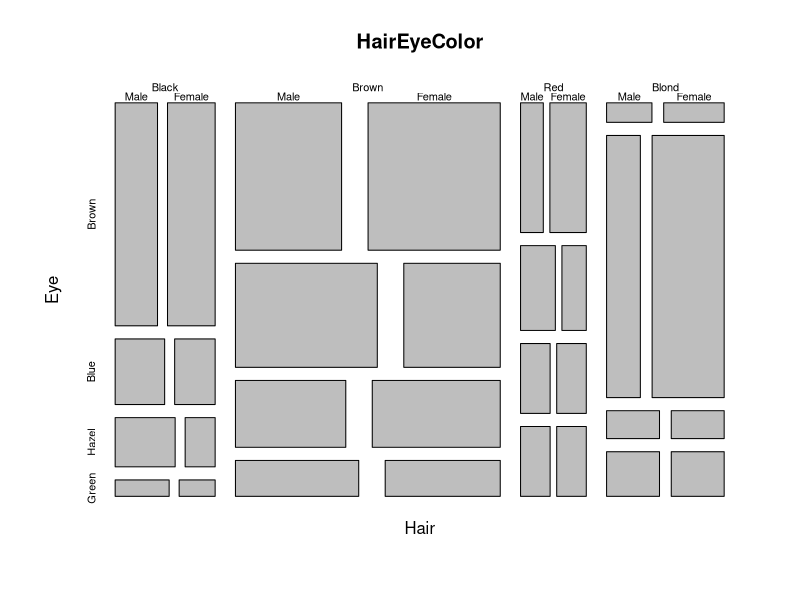
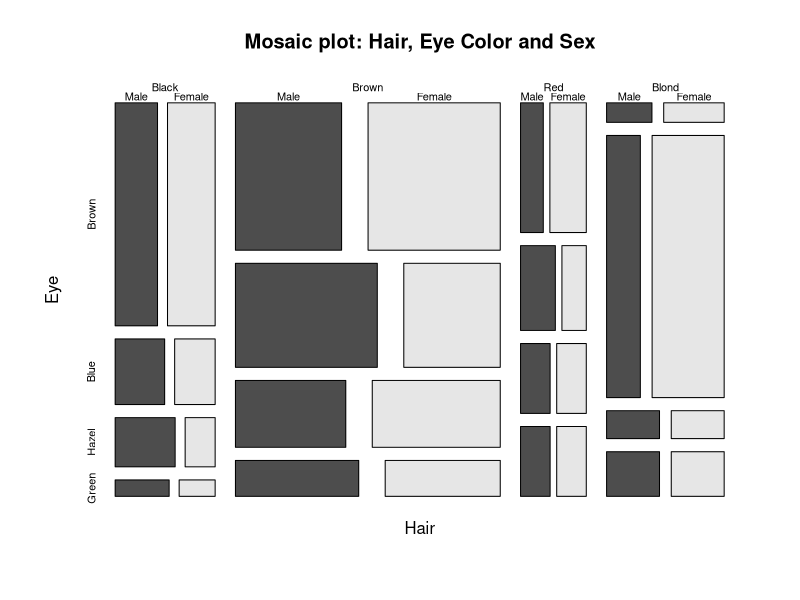
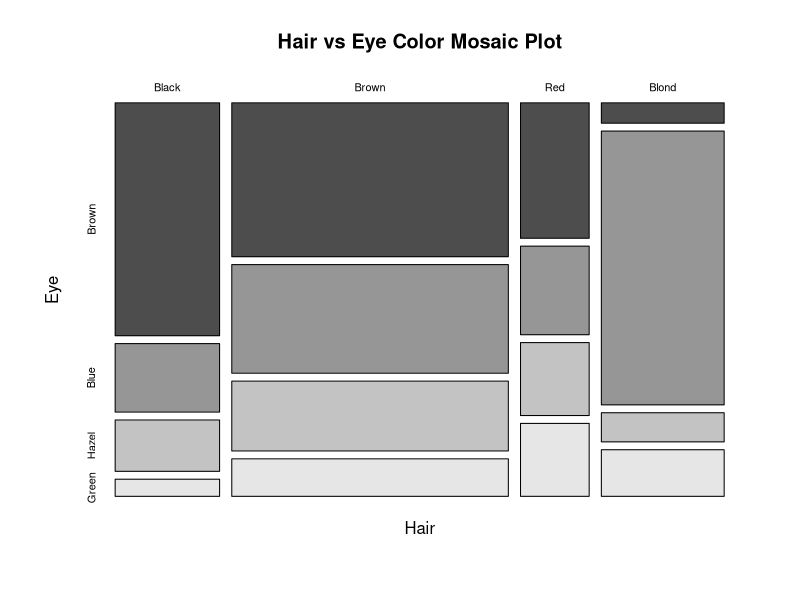
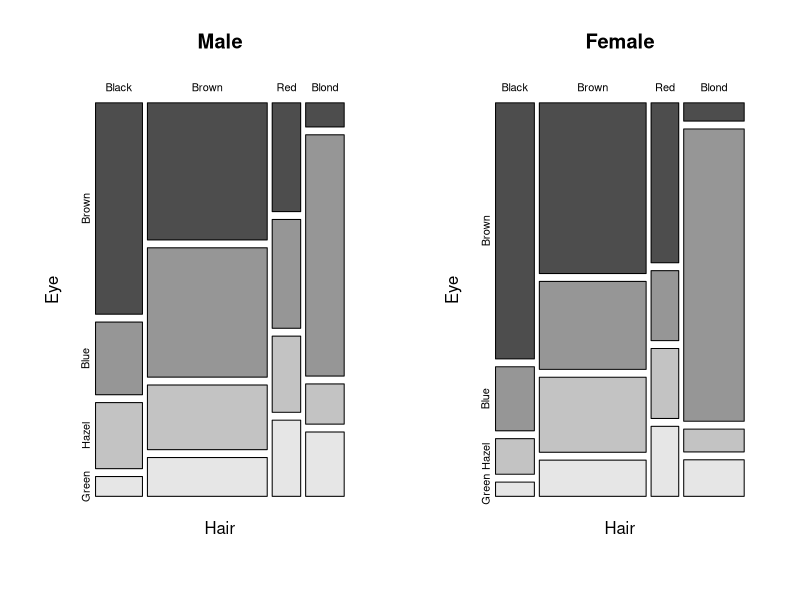
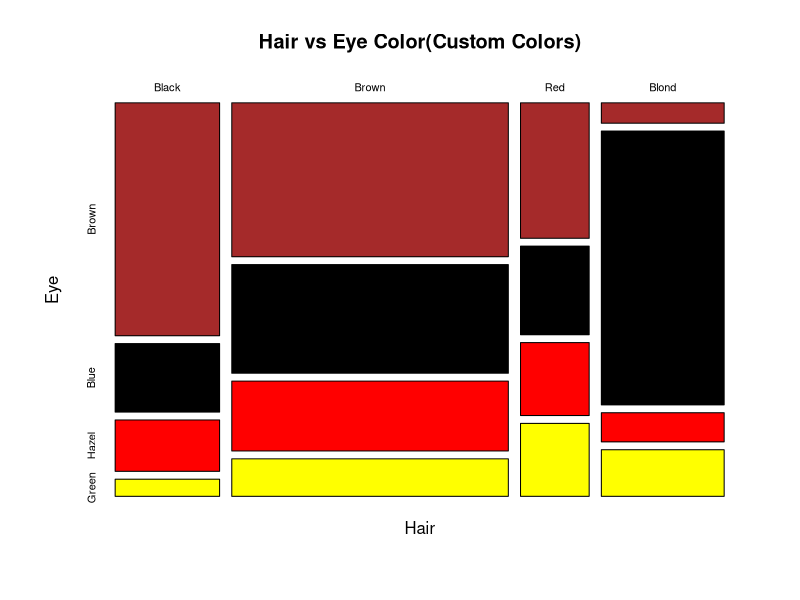
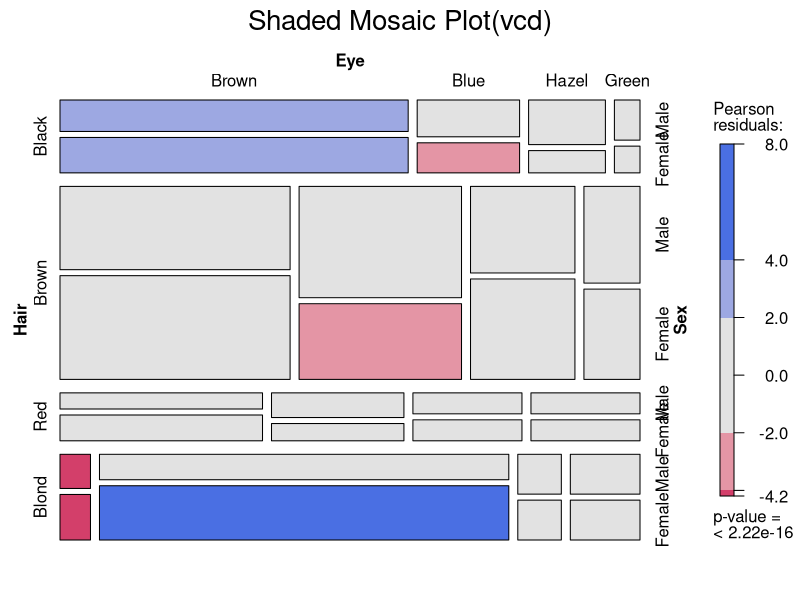
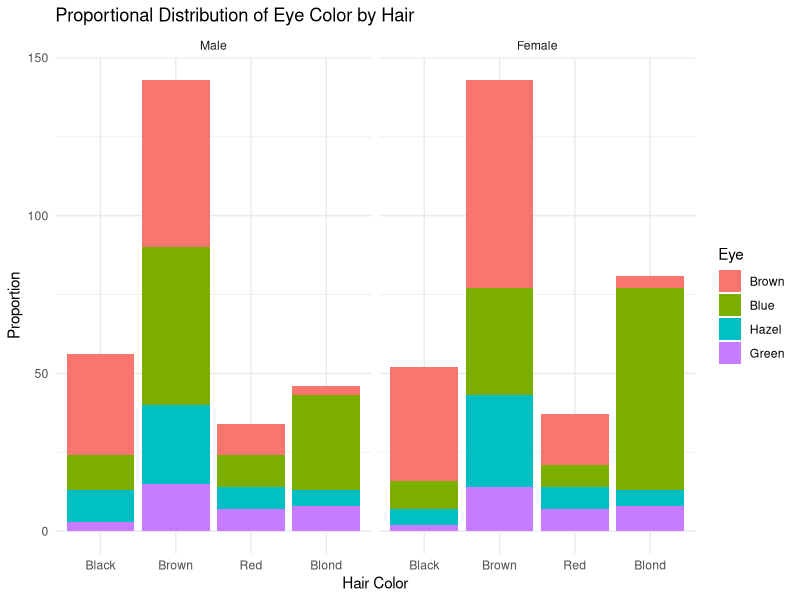
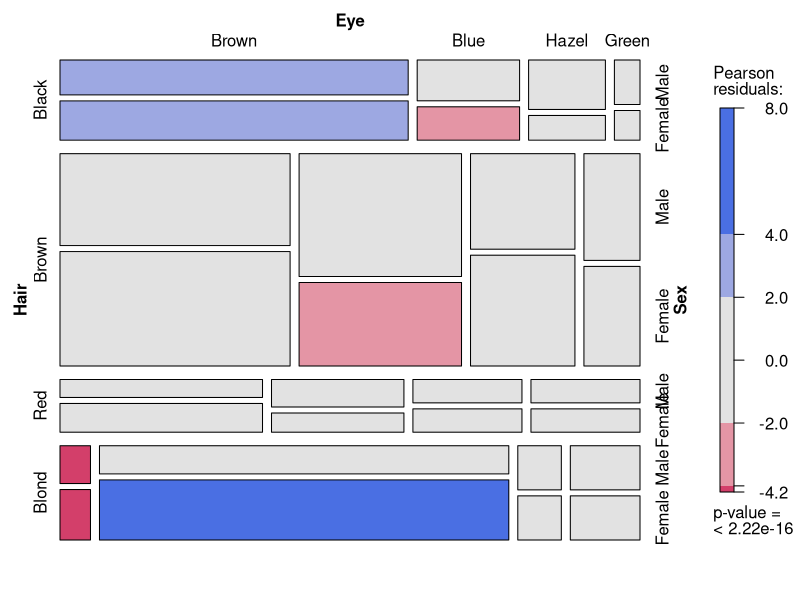

Recreate these plots in R, in order.
data(HairEyeColor)
str(HairEyeColor)

View(HairEyeColor)
?HairEyeColor

mosaicplot(HairEyeColor)


mosaicplot(HairEyeColor,main="Mosaic plot: Hair, Eye Color and Sex",color=TRUE)

HairEye2D <- margin.table(HairEyeColor,c(1,2))
mosaicplot(HairEye2D,main="Hair vs Eye Color Mosaic Plot",color=TRUE)

par(mfrow=c(1,2))
mosaicplot(HairEyeColor[,,"Male"], main="Male",color=TRUE)
mosaicplot(HairEyeColor[,,"Female"],main="Female",color=TRUE)
par(mfrow=c(1,1))

mosaicplot(HairEye2D,col=c("brown","black","red","yellow"),main="Hair vs Eye Color(Custom Colors)")

install.packages("vcd")
library(vcd)

mosaic(HairEyeColor,shade=TRUE,legand=TRUE,main="Shaded Mosaic Plot(vcd)")

hair_eye_df <- as.data.frame(HairEyeColor)
head(hair_eye_df)

library(ggplot2)
ggplot(hair_eye_df,aes(x=Hair,y=Freq,fill=Eye))+geom_bar(stat="identity",postion="fill")+
  facet_wrap(~Sex)+labs(title="Proportional Distribution of Eye Color by Hair",y="Proportion",x="Hair Color")+
  theme_minimal()
mosaic(~Hair+Eye+Sex,data=hair_eye_df,shade=TRUE,legend=TRUE)
